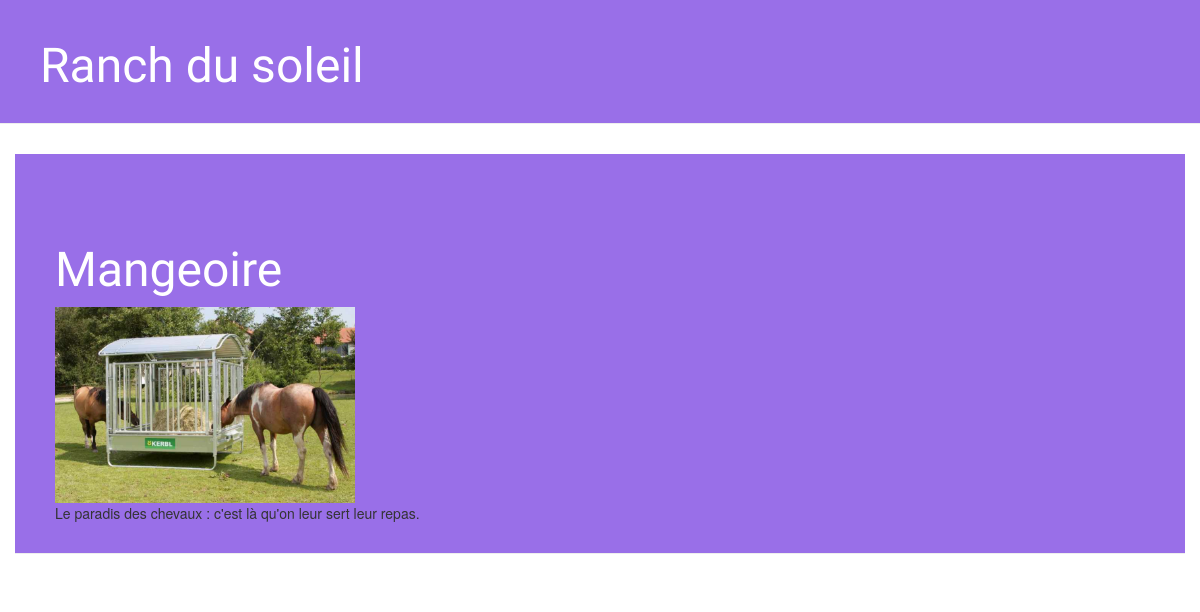
The app's page /equipement/Mangeoire/ with its own data.
### playground/models.py (models this page shows, shortened)
class Equipement(models.Model):
    id_equip = models.CharField(max_length=100, primary_key=True)
    disponibilite = models.CharField(max_length=20)
    texte = models.CharField(max_length=200)
    photo = models.ImageField(upload_to='equipements/')

### playground/views.py (the view)
# urls.py: path('equipement/<str:id_equip>/', views.equipement_detail, name='equipement_detail'),
def equipement_detail(request, id_equip):
    equipement = get_object_or_404(Equipement, id_equip=id_equip)
    return render(request, 'playground/equipement_detail.html', {'equipement': equipement})

### playground/templates/playground/equipement_detail.html (shortened to what this page needs)
{% extends 'playground/base.html' %}
{% load static %}
{% block content %}
<div class="page-header">
        <h1><a href="/">{{ equipement.id_equip }}</a></h1>
        <img src="{{ equipement.photo.url }}" alt="Photo" style="width:300px;height:auto;">
        <p>{{ equipement.texte }}</p>
</div>
{% endblock %}

### playground/static/css/playground.css (style rules this page uses)
.page-header { background-color: #996fe8; margin-top: 0; margin-bottom: 30px; padding: 20px 20px 20px 40px; }
.page-header h1, .page-header h1 a, .page-header h1 a:visited, .page-header h1 a:active { color: #ffffff; font-size: 36pt; text-decoration: none; }
h1, h2, h3, h4 { font-family: "Henny Penny"; }

### records on screen
Equipement: id_equip "Mangeoire", photo (picture), texte "Le paradis des chevaux : c'est là qu'on leur sert leur repas."
